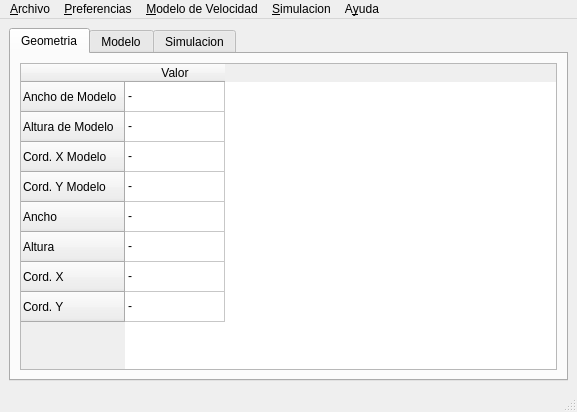
<ui version="4.0" >
 <class>MainWindow</class>
 <widget class="QMainWindow" name="MainWindow" >
  <property name="geometry" >
   <rect>
    <x>0</x>
    <y>0</y>
    <width>577</width>
    <height>412</height>
   </rect>
  </property>
  <property name="windowTitle" >
   <string>MainWindow</string>
  </property>
  <widget class="QWidget" name="centralwidget" >
   <layout class="QGridLayout" name="gridLayout_3" >
    <item row="0" column="0" >
     <widget class="QTabWidget" name="tabWidget" >
      <property name="sizePolicy" >
       <sizepolicy vsizetype="Expanding" hsizetype="Expanding" >
        <horstretch>0</horstretch>
        <verstretch>0</verstretch>
       </sizepolicy>
      </property>
      <property name="currentIndex" >
       <number>0</number>
      </property>
      <widget class="QWidget" name="tab_3" >
       <attribute name="title" >
        <string>Geometria</string>
       </attribute>
       <layout class="QGridLayout" name="gridLayout_4" >
        <item row="0" column="0" >
         <widget class="QTableWidget" name="tableWidget_3" >
          <property name="sizePolicy" >
           <sizepolicy vsizetype="Expanding" hsizetype="Expanding" >
            <horstretch>0</horstretch>
            <verstretch>0</verstretch>
           </sizepolicy>
          </property>
          <property name="editTriggers" >
           <set>QAbstractItemView::NoEditTriggers</set>
          </property>
          <property name="tabKeyNavigation" >
           <bool>false</bool>
          </property>
          <property name="alternatingRowColors" >
           <bool>false</bool>
          </property>
          <property name="selectionMode" >
           <enum>QAbstractItemView::NoSelection</enum>
          </property>
          <property name="showGrid" >
           <bool>true</bool>
          </property>
          <row>
           <property name="text" >
            <string>Ancho de Modelo</string>
           </property>
          </row>
          <row>
           <property name="text" >
            <string>Altura de Modelo</string>
           </property>
          </row>
          <row>
           <property name="text" >
            <string>Cord. X Modelo</string>
           </property>
          </row>
          <row>
           <property name="text" >
            <string>Cord. Y Modelo</string>
           </property>
          </row>
          <row>
           <property name="text" >
            <string>Ancho</string>
           </property>
          </row>
          <row>
           <property name="text" >
            <string>Altura</string>
           </property>
          </row>
          <row>
           <property name="text" >
            <string>Cord. X</string>
           </property>
          </row>
          <row>
           <property name="text" >
            <string>Cord. Y</string>
           </property>
          </row>
          <column>
           <property name="text" >
            <string>Valor</string>
           </property>
          </column>
          <item row="0" column="0" >
           <property name="text" >
            <string>-</string>
           </property>
          </item>
          <item row="1" column="0" >
           <property name="text" >
            <string>-</string>
           </property>
          </item>
          <item row="2" column="0" >
           <property name="text" >
            <string>-</string>
           </property>
          </item>
          <item row="3" column="0" >
           <property name="text" >
            <string>-</string>
           </property>
          </item>
          <item row="4" column="0" >
           <property name="text" >
            <string>-</string>
           </property>
          </item>
          <item row="5" column="0" >
           <property name="text" >
            <string>-</string>
           </property>
          </item>
          <item row="6" column="0" >
           <property name="text" >
            <string>-</string>
           </property>
          </item>
          <item row="7" column="0" >
           <property name="text" >
            <string>-</string>
           </property>
          </item>
         </widget>
        </item>
       </layout>
      </widget>
      <widget class="QWidget" name="tab_2" >
       <attribute name="title" >
        <string>Modelo</string>
       </attribute>
       <layout class="QGridLayout" name="gridLayout" >
        <item row="0" column="0" >
         <widget class="QTableWidget" name="tableWidget_2" >
          <property name="editTriggers" >
           <set>QAbstractItemView::NoEditTriggers</set>
          </property>
          <property name="tabKeyNavigation" >
           <bool>false</bool>
          </property>
          <property name="alternatingRowColors" >
           <bool>false</bool>
          </property>
          <property name="selectionMode" >
           <enum>QAbstractItemView::NoSelection</enum>
          </property>
          <row>
           <property name="text" >
            <string>Cobertura en Distancia</string>
           </property>
          </row>
          <row>
           <property name="text" >
            <string>Cobertura en Profundidad</string>
           </property>
          </row>
          <row>
           <property name="text" >
            <string>Color</string>
           </property>
          </row>
          <row>
           <property name="text" >
            <string>Leyenda</string>
           </property>
          </row>
          <row>
           <property name="text" >
            <string>Titulo</string>
           </property>
          </row>
          <row>
           <property name="text" >
            <string>Modelo</string>
           </property>
          </row>
          <column>
           <property name="text" >
            <string>Valor</string>
           </property>
          </column>
          <item row="0" column="0" >
           <property name="text" >
            <string>-</string>
           </property>
          </item>
          <item row="1" column="0" >
           <property name="text" >
            <string>-</string>
           </property>
          </item>
          <item row="2" column="0" >
           <property name="text" >
            <string>-</string>
           </property>
          </item>
          <item row="3" column="0" >
           <property name="text" >
            <string>-</string>
           </property>
          </item>
          <item row="4" column="0" >
           <property name="text" >
            <string>-</string>
           </property>
          </item>
          <item row="5" column="0" >
           <property name="text" >
            <string>-</string>
           </property>
          </item>
         </widget>
        </item>
       </layout>
      </widget>
      <widget class="QWidget" name="tab" >
       <attribute name="title" >
        <string>Simulacion</string>
       </attribute>
       <layout class="QGridLayout" name="gridLayout_2" >
        <item row="0" column="0" >
         <widget class="QTableWidget" name="tableWidget" >
          <property name="enabled" >
           <bool>true</bool>
          </property>
          <property name="editTriggers" >
           <set>QAbstractItemView::NoEditTriggers</set>
          </property>
          <property name="alternatingRowColors" >
           <bool>false</bool>
          </property>
          <property name="selectionMode" >
           <enum>QAbstractItemView::NoSelection</enum>
          </property>
          <row>
           <property name="text" >
            <string>Distancia</string>
           </property>
          </row>
          <row>
           <property name="text" >
            <string>Profundidad</string>
           </property>
          </row>
          <row>
           <property name="text" >
            <string>Frecuencia Pico</string>
           </property>
          </row>
          <row>
           <property name="text" >
            <string>Frecuencia Maxima</string>
           </property>
          </row>
          <row>
           <property name="text" >
            <string>Titulo de Ventana</string>
           </property>
          </row>
          <row>
           <property name="text" >
            <string>Titula</string>
           </property>
          </row>
          <row>
           <property name="text" >
            <string>Tiempo (segs)</string>
           </property>
          </row>
          <row>
           <property name="text" >
            <string>Factor de Intensidad</string>
           </property>
          </row>
          <column>
           <property name="text" >
            <string>Valor</string>
           </property>
          </column>
          <item row="0" column="0" >
           <property name="text" >
            <string>-</string>
           </property>
          </item>
          <item row="1" column="0" >
           <property name="text" >
            <string>-</string>
           </property>
          </item>
          <item row="2" column="0" >
           <property name="text" >
            <string>-</string>
           </property>
          </item>
          <item row="3" column="0" >
           <property name="text" >
            <string>-</string>
           </property>
          </item>
          <item row="4" column="0" >
           <property name="text" >
            <string>-</string>
           </property>
          </item>
          <item row="5" column="0" >
           <property name="text" >
            <string>-</string>
           </property>
          </item>
          <item row="6" column="0" >
           <property name="text" >
            <string>-</string>
           </property>
          </item>
          <item row="7" column="0" >
           <property name="text" >
            <string>-</string>
           </property>
          </item>
         </widget>
        </item>
       </layout>
      </widget>
     </widget>
    </item>
   </layout>
  </widget>
  <widget class="QMenuBar" name="menubar" >
   <property name="geometry" >
    <rect>
     <x>0</x>
     <y>0</y>
     <width>577</width>
     <height>22</height>
    </rect>
   </property>
   <widget class="QMenu" name="menuPreferences" >
    <property name="title" >
     <string>&amp;Preferencias</string>
    </property>
    <addaction name="actionSizeSettings" />
   </widget>
   <widget class="QMenu" name="menuFile" >
    <property name="title" >
     <string>&amp;Archivo</string>
    </property>
    <addaction name="actionNew" />
    <addaction name="actionOpen" />
    <addaction name="actionSave" />
    <addaction name="actionSaveAs" />
    <addaction name="actionExit" />
   </widget>
   <widget class="QMenu" name="menuVelocityModel" >
    <property name="title" >
     <string>&amp;Modelo de Velocidad</string>
    </property>
    <addaction name="actionLoadModel" />
    <addaction name="actionModelParams" />
    <addaction name="actionPreview" />
   </widget>
   <widget class="QMenu" name="menuHelp" >
    <property name="title" >
     <string>A&amp;yuda</string>
    </property>
    <addaction name="actionAbout" />
   </widget>
   <widget class="QMenu" name="menuSimulation" >
    <property name="title" >
     <string>&amp;Simulacion</string>
    </property>
    <addaction name="actionSimParams" />
    <addaction name="actionRun" />
    <addaction name="actionViewTraces" />
   </widget>
   <addaction name="menuFile" />
   <addaction name="menuPreferences" />
   <addaction name="menuVelocityModel" />
   <addaction name="menuSimulation" />
   <addaction name="menuHelp" />
  </widget>
  <widget class="QStatusBar" name="statusbar" />
  <action name="actionSizeSettings" >
   <property name="text" >
    <string>&amp;Tamaño de Ventanas</string>
   </property>
   <property name="shortcut" >
    <string>Ctrl+G</string>
   </property>
  </action>
  <action name="actionExit" >
   <property name="text" >
    <string>&amp;Salir</string>
   </property>
  </action>
  <action name="actionModelParams" >
   <property name="text" >
    <string>&amp;Parametros del Modelo</string>
   </property>
   <property name="shortcut" >
    <string>Ctrl+M</string>
   </property>
  </action>
  <action name="actionPreview" >
   <property name="text" >
    <string>&amp;Vista Previa</string>
   </property>
   <property name="shortcut" >
    <string>Ctrl+P</string>
   </property>
  </action>
  <action name="actionEditModel" >
   <property name="text" >
    <string>&amp;Editar Modelo</string>
   </property>
   <property name="shortcut" >
    <string>Ctrl+E</string>
   </property>
  </action>
  <action name="actionSimParams" >
   <property name="text" >
    <string>&amp;Parametros de Simulacion</string>
   </property>
   <property name="shortcut" >
    <string>Ctrl+I</string>
   </property>
  </action>
  <action name="actionRun" >
   <property name="text" >
    <string>&amp;Ver Simulacion</string>
   </property>
   <property name="shortcut" >
    <string>Ctrl+R</string>
   </property>
  </action>
  <action name="actionNew" >
   <property name="text" >
    <string>Nuevo</string>
   </property>
   <property name="shortcut" >
    <string>Ctrl+N</string>
   </property>
  </action>
  <action name="actionSaveAs" >
   <property name="text" >
    <string>G&amp;uardar como</string>
   </property>
  </action>
  <action name="actionSave" >
   <property name="text" >
    <string>Guardar</string>
   </property>
   <property name="shortcut" >
    <string>Ctrl+S</string>
   </property>
  </action>
  <action name="actionAbout" >
   <property name="text" >
    <string>&amp;Sobre Viper</string>
   </property>
  </action>
  <action name="actionOpen" >
   <property name="text" >
    <string>&amp;Abrir</string>
   </property>
   <property name="shortcut" >
    <string>Ctrl+A</string>
   </property>
  </action>
  <action name="actionCreateModel" >
   <property name="text" >
    <string>Crear Modelo</string>
   </property>
  </action>
  <action name="actionLoadModel" >
   <property name="text" >
    <string>Cargar Modelo</string>
   </property>
   <property name="shortcut" >
    <string>Ctrl+O</string>
   </property>
  </action>
  <action name="actionViewTraces" >
   <property name="text" >
    <string>Ver &amp;Registro</string>
   </property>
   <property name="shortcut" >
    <string>Ctrl+L</string>
   </property>
  </action>
 </widget>
 <resources/>
 <connections>
  <connection>
   <sender>actionExit</sender>
   <signal>triggered()</signal>
   <receiver>MainWindow</receiver>
   <slot>close()</slot>
   <hints>
    <hint type="sourcelabel" >
     <x>-1</x>
     <y>-1</y>
    </hint>
    <hint type="destinationlabel" >
     <x>168</x>
     <y>171</y>
    </hint>
   </hints>
  </connection>
 </connections>
</ui>
